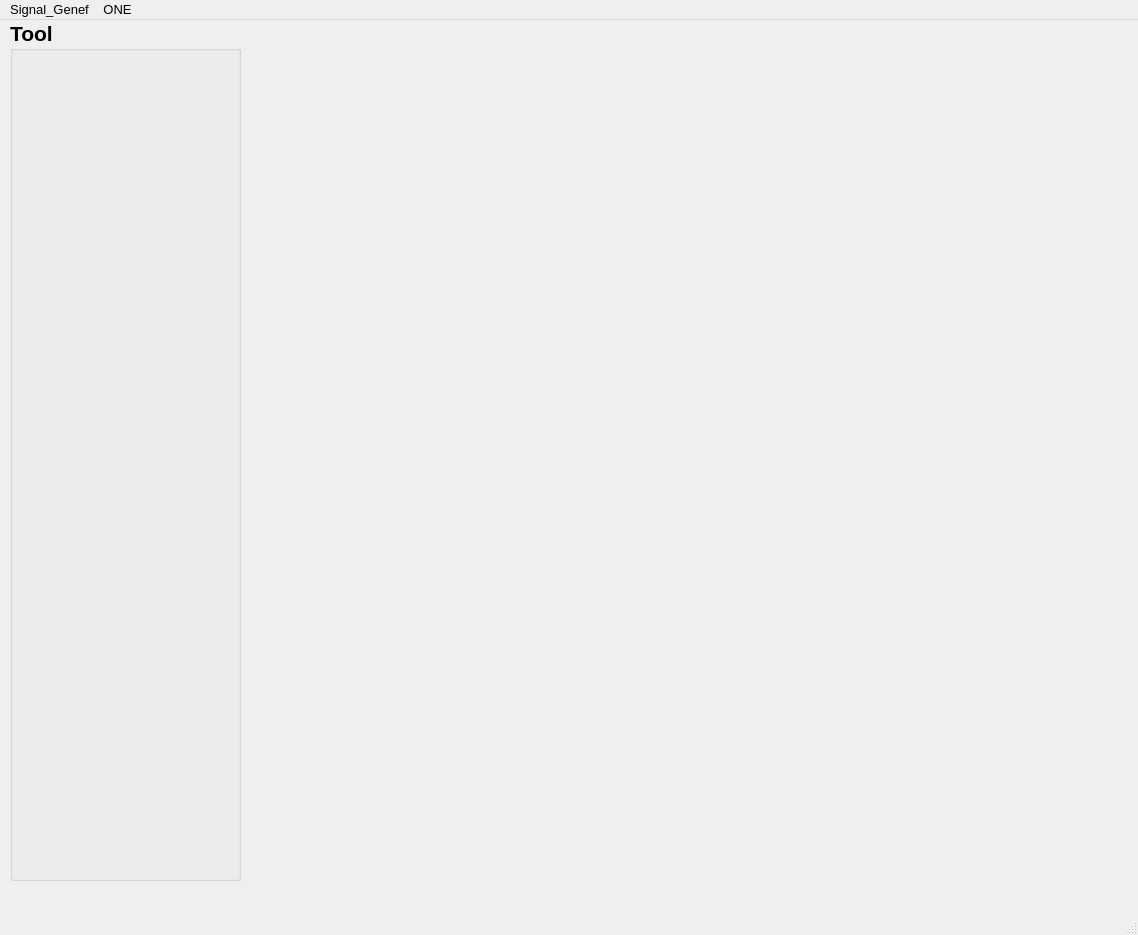
<?xml version="1.0" encoding="UTF-8"?>
<ui version="4.0">
 <class>MainWindow</class>
 <widget class="QMainWindow" name="MainWindow">
  <property name="geometry">
   <rect>
    <x>0</x>
    <y>0</y>
    <width>1138</width>
    <height>935</height>
   </rect>
  </property>
  <property name="font">
   <font>
    <pointsize>10</pointsize>
   </font>
  </property>
  <property name="windowTitle">
   <string>MainWindow</string>
  </property>
  <widget class="QWidget" name="centralwidget">
   <widget class="QGroupBox" name="groupBox">
    <property name="geometry">
     <rect>
      <x>10</x>
      <y>0</y>
      <width>231</width>
      <height>861</height>
     </rect>
    </property>
    <property name="font">
     <font>
      <pointsize>16</pointsize>
      <weight>75</weight>
      <bold>true</bold>
     </font>
    </property>
    <property name="title">
     <string>Tool</string>
    </property>
    <property name="flat">
     <bool>false</bool>
    </property>
    <property name="checkable">
     <bool>false</bool>
    </property>
   </widget>
  </widget>
  <widget class="QMenuBar" name="menubar">
   <property name="geometry">
    <rect>
     <x>0</x>
     <y>0</y>
     <width>1138</width>
     <height>23</height>
    </rect>
   </property>
   <widget class="QMenu" name="menuSignal_Genef">
    <property name="title">
     <string>Signal_Genef</string>
    </property>
   </widget>
   <widget class="QMenu" name="menuONE">
    <property name="title">
     <string>ONE</string>
    </property>
   </widget>
   <addaction name="menuSignal_Genef"/>
   <addaction name="menuONE"/>
  </widget>
  <widget class="QStatusBar" name="statusbar"/>
 </widget>
 <resources/>
 <connections/>
</ui>
